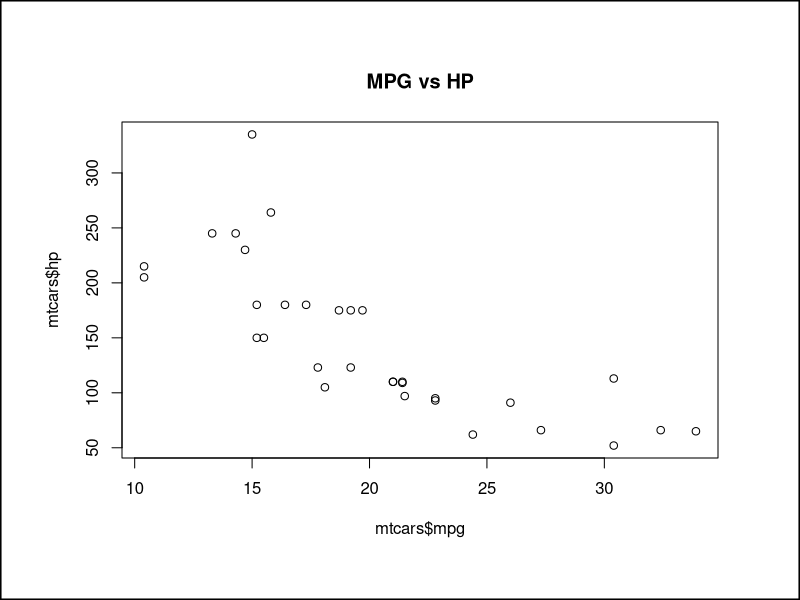

Reproduce this figure in R.
par(oma = c(2, 2, 2, 2))  # Adjust as needed for space around the plot


# Sample plot
plot(mtcars$mpg, mtcars$hp, main = "MPG vs HP",bg=NA)

par(new = TRUE)  # Avoids clearing the plot


# Add a border around the plot area

box("outer", col = "black", lwd = 3)  # "outer" applies the box around the outer margins
